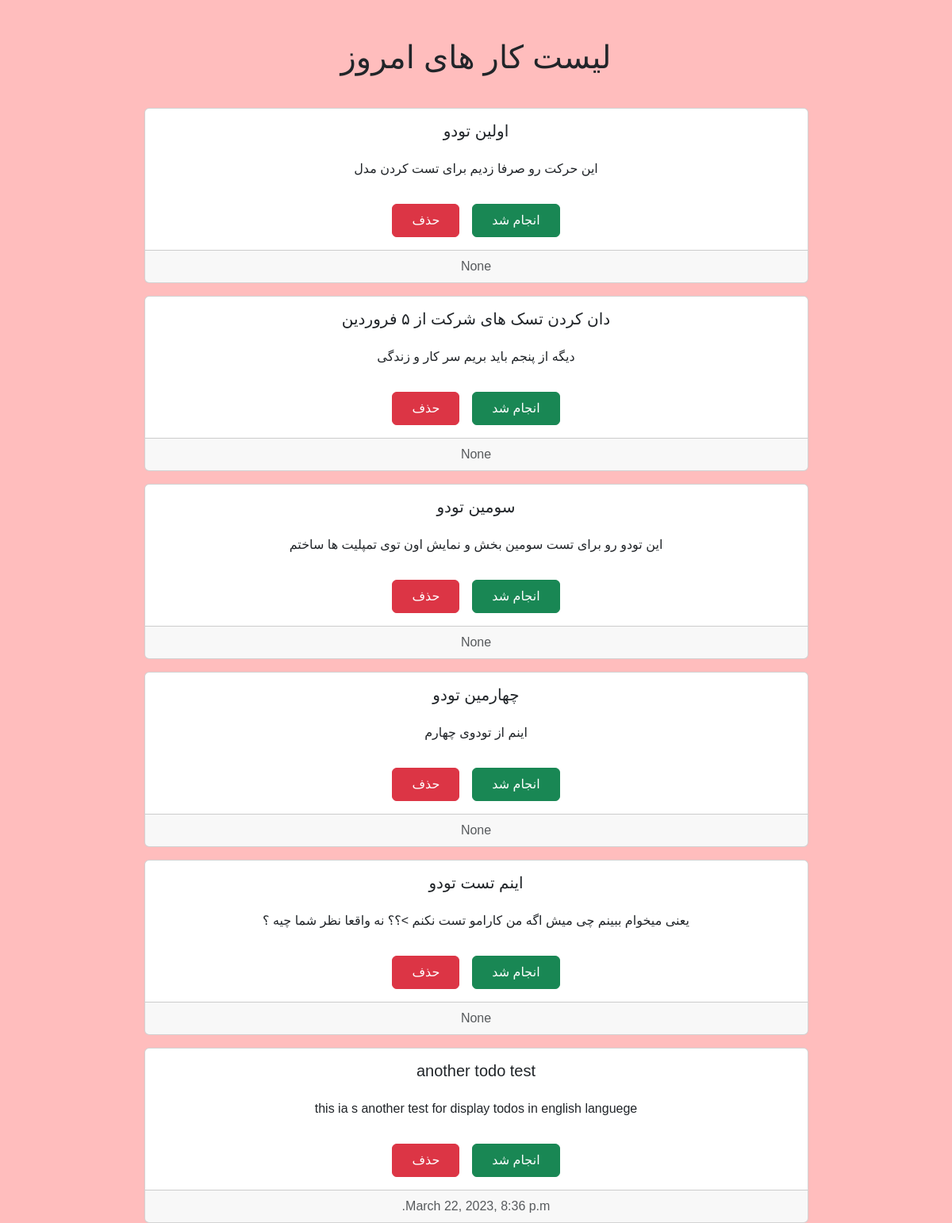
Before: / with the older database file.
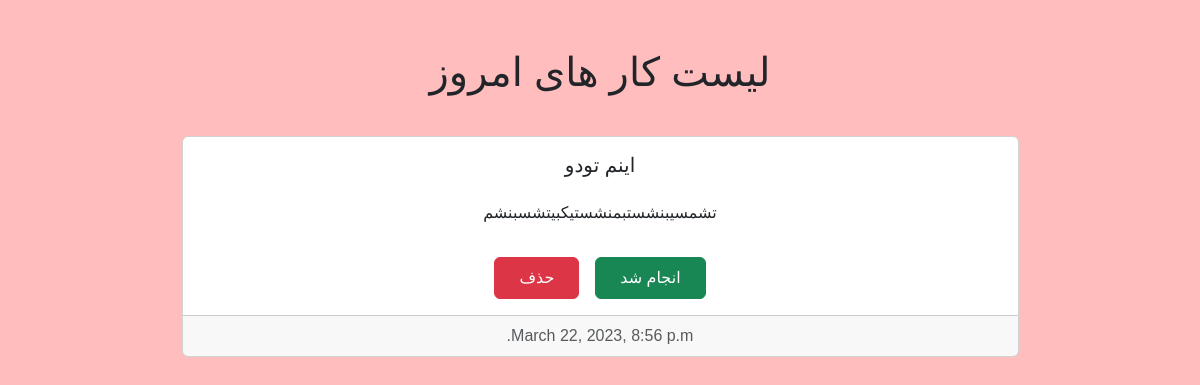
After: the same page with the newer database file.
### src/models.py (models this page shows, shortened)
class Todo(models.Model):
    title = models.CharField(max_length=255)
    sub_title = models.CharField(max_length=100)
    body = models.TextField()
    date = models.DateTimeField()

### src/views.py (the view)
# urls.py: 2. Add a URL to urlpatterns:  path('', Home.as_view(), name='home')
def Home(request):
    context = Todo.objects.all()
    return render(request, 'home.html', {"Todos": context})

### templates/home.html
{% extends "base.html" %}
{% block todos %}
<h1 class="mt-5 mb-4">
    لیست کار های امروز
</h1>
{% for todo in Todos %}
<div class="card text-center w-75">
    <div class="card-body">
        <h5 class="card-title">
            {{todo.title}}
        </h5>
        <p class="card-text py-3">
            {{todo.body}}
        </p>
        <div class="d-flex justify-content-center align-items-center w-100">
            <a href="{% url 'done' todo.id %}" class="py-2 px-4 mx-2 btn btn-success">انجام شد</a>
            <a href="{% url 'delete' todo.id %}" class="py-2 px-4 mx-2 btn btn-danger">حذف</a>
        </div>
    </div>
    <div class="card-footer text-muted">
        {{todo.date}}
    </div>
</div>
{% endfor %}
{% endblock %}

### templates/base.html (shortened to what this page needs)
<!DOCTYPE html>
<html lang="en">
<head>
    <link href="https://cdn.jsdelivr.net/npm/bootstrap@5.3.0-alpha1/dist/css/bootstrap.min.css" rel="stylesheet"
>
    <link href="https://cdn.jsdelivr.net/gh/rastikerdar/vazirmatn@v33.003/Vazirmatn-font-face.css" rel="stylesheet"
        type="text/css" />
</head>
<body>
    <div class="container d-flex flex-column">
        <div class="todos flex-column d-flex justify-content-center align-items-center flex-wrap gap-3" >
            {% block todos %}
            {% endblock %}
        </div>
    </div>
</body>
</html>

### templates/base.html (style rules this page uses)
* { direction: rtl; font-family: Vazirmatn,'Gill Sans', 'Gill Sans MT', Calibri, 'Trebuchet MS', sans-serif; }
body { background: #ffbdbd; }

Changed rows visible on the page:
removed Todo: title "اولین تودو", body "این حرکت رو صرفا زدیم برای تست کردن مدل", date "None"
removed Todo: title "دان کردن تسک های شرکت از ۵ فروردین", body "دیگه از پنجم باید بریم سر کار و زندگی", date "None"
removed Todo: title "سومین تودو", body "این تودو رو برای تست سومین بخش و نمایش اون توی تمپلیت ها ساختم", date "None"
removed Todo: title "چهارمین تودو", body "اینم از تودوی چهارم", date "None"
removed Todo: title "اینم تست تودو", body "یعنی میخوام ببینم چی میش اگه من کارامو تست نکنم >؟؟ نه واقعا نظر شما چیه ؟", date "None"
removed Todo: title "another todo test", body "this ia s another test for display todos in english languege", date "March 22, 2023, 8:36 p.m."
added Todo: title "اینم تودو", body "تشمسیبنشستبمنشستیکبیتشسبنشم", date "March 22, 2023, 8:56 p.m."
